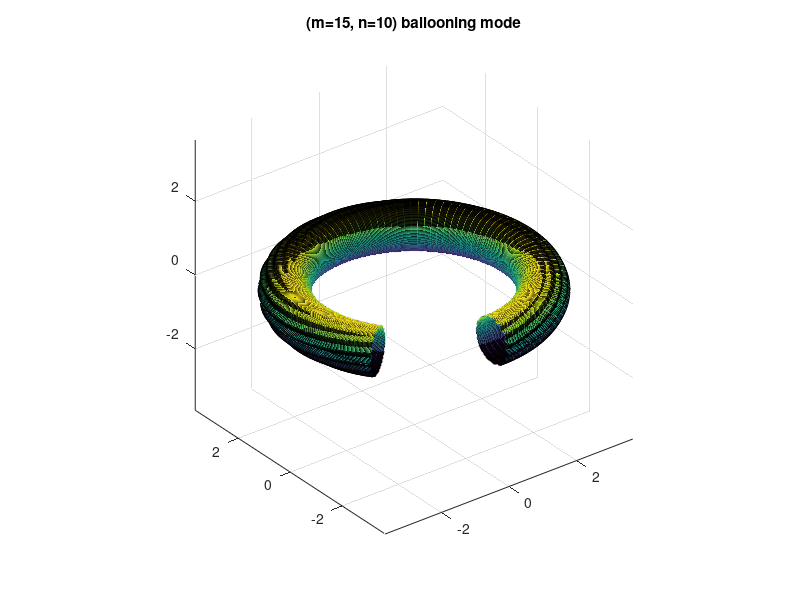

Reproduce this figure in MATLAB.
close all;clear;clc;
R0=3.0;a=R0/4;r0=0.8*a;dr=0.1*r0;
[theta,phi]=meshgrid(0:2*pi/200:2*pi,-0.5.*pi:2*pi/100:1.2*pi);

m=15;n=10;

envelope=exp(-0.8.*(abs(theta-pi)-pi).^2);

tmp=(theta-pi).^2-pi^2;

r=r0+(dr.*envelope).*cos(m.*theta-n.*phi);
R=R0+r.*cos(theta);
Z=r.*sin(theta);
X=R.*cos(phi);
Y=R.*sin(phi);
surf(X,Y,Z);
axis equal; 
% shading interp;
% colormap(jet); alpha(0.5);
str=['(m=',num2str(m),', n=',num2str(n),') ballooning mode'];
title(str);
print('-dpng',str);
